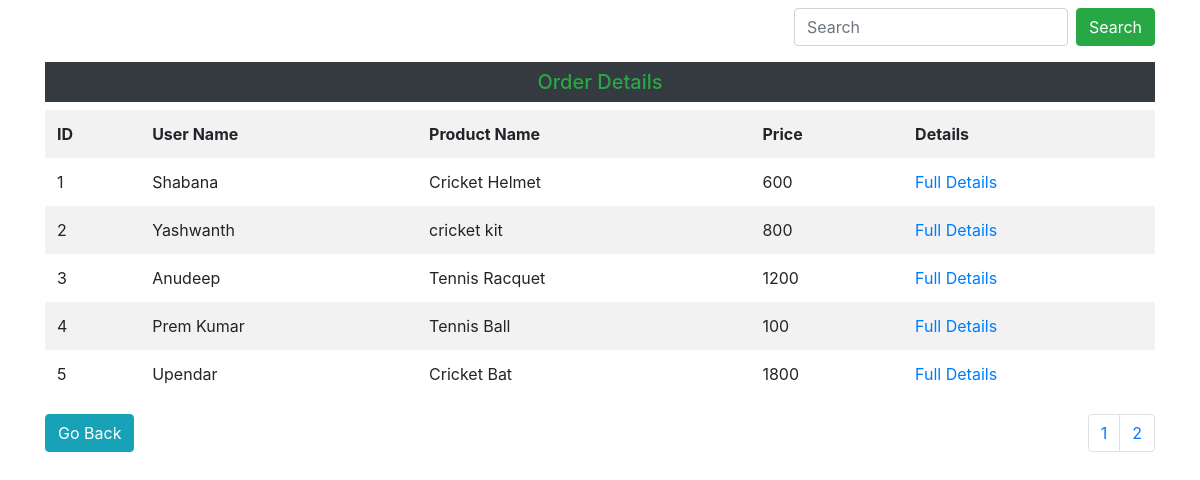
/PHP/Admin_Pages/viewmore_orders.php (signed in), run on the app's committed database.
### tables this page shows
CREATE TABLE `productsorder` (
  `id` int(200) NOT NULL,
  `productname` varchar(200) DEFAULT NULL,
  `price` varchar(200) DEFAULT NULL,
  `consumername` varchar(200) DEFAULT NULL,
  `consumerphonenumber` varchar(200) DEFAULT NULL,
  `consumeremail` varchar(200) DEFAULT NULL,
  `consumeraddress` varchar(200) DEFAULT NULL
);

### PHP/Admin_Pages/viewmore_orders.php (the view, shortened to what this page needs)
<?php
if(isset($_SESSION['email']) && isset($_SESSION['pswd']))
{
$conn=mysqli_connect("localhost","root","","student");
$page=$_GET['page'];
$requirerecords=5;
if($page==0)
{
	$record_index=0;
}
else
{
   $record_index=$page*$requirerecords-$requirerecords;
}
$select_pagination="select *from productsorder limit $record_index,$requirerecords";
$qry=mysqli_query($conn,$select_pagination);
?>
<!DOCTYPE html>
<html lang="en">
<head>
    <link rel="stylesheet" href="../../CSS/bootstrap.min.css">
    <link rel="stylesheet" href="../../CSS/all.css">
</head>
<body>
<div class="container mt-2">
<form class="form-inline my-2 my-lg-0 justify-content-end" method="POST">
      <input class="form-control mr-sm-2" type="search" placeholder="Search" name="searchbox" aria-label="Search">
      <button class="btn btn-success my-2 my-sm-0" name="search" type="submit" >Search</button>
</form>
</div>
<div class="container-fluid">
<div class="container mt-3">
<table class="table table-borderless table-striped">
        <h5 class="text-success text-center bg-dark p-2">Order Details</h5>
        <tr>
            <th>ID</th>
            <th>User Name</th>
            <th>Product Name</th>
            <th>Price</th>
            <th>Details</th>
        </tr>
        <?php while($fetchingorders=mysqli_fetch_assoc($qry))
        {
        ?>
        <tr>
            <td><?php echo $fetchingorders['id'];?></td>
            <td><?php echo $fetchingorders['consumername']?></td>
            <td><?php echo $fetchingorders['productname']?></td>
            <td><?php echo $fetchingorders['price']?></td>
            <td> <a href="order_fulldetails.php?fulldetails=<?php echo $fetchingorders['id']?>" class="">Full Details</a></td>
        </tr>
        <?php } ?>
        </table>
</div>
</div>
<div class="container">
<div class="float-right" style="">
<?php
$select_for_pagination="select *from productsorder";
$query=mysqli_query($conn,$select_for_pagination);
$total_records=mysqli_num_rows($query);
$pagerecords=ceil($total_records/$requirerecords);
?>
<nav aria-label="Page navigation example">
  <ul class="pagination">
  <?php
  for($a=1;$a<=$pagerecords;$a++)
  {
  ?>
    <li class="page-item"><a class="page-link" href="viewmore_orders.php?page=<?php echo $a; ?>">
	<?php echo $a; ?></a></li>
	<?php } ?>
  </ul>
</nav>
</div>
</div>
<div class="container">
<a href="Admin_Dash_Board.php" class="btn btn-info">Go Back</a>
</div>
</body>
</html>
<?php } ?>

### data on the page
productsorder: id "1", consumername "Shabana", productname "Cricket Helmet", price "600"
productsorder: id "2", consumername "Yashwanth", productname "cricket kit", price "800"
productsorder: id "3", consumername "Anudeep", productname "Tennis Racquet", price "1200"
productsorder: id "4", consumername "Prem Kumar", productname "Tennis Ball", price "100"
productsorder: id "5", consumername "Upendar", productname "Cricket Bat", price "1800"
